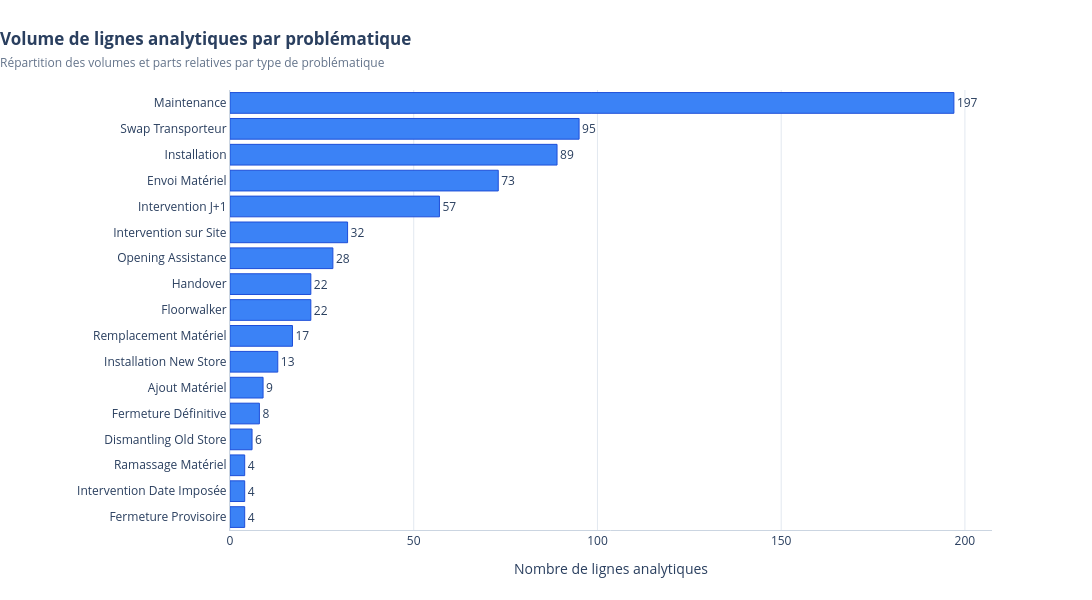

Source (notebook cell):
### Code cell
import plotly.express as px

# 1. Optionnel mais recommandé : trier par ordre croissant pour que la plus grande barre soit en haut
volume_problematiques = volume_problematiques.sort_values("nombre_lignes", ascending=True)

# 2. Création du graphique en barres horizontales
fig_volume_problematiques = px.bar(
    volume_problematiques,
    x="nombre_lignes",
    y="problematique",
    orientation="h",
    text="nombre_lignes",
    title=(
        "<b>Volume de lignes analytiques par problématique</b>"
        "<br><span style='font-size:12px; color:#64748b;'>Répartition des volumes et parts relatives par type de problématique</span>"
    ),
    labels={
        "problematique": "Problématique",
        "nombre_lignes": "Nombre de lignes analytiques"
    },
    hover_data={
        "pourcentage": ":.1f"
    }
)

# 3. Personnalisation avancée des barres et des infobulles
fig_volume_problematiques.update_traces(
    textposition="outside",
    cliponaxis=False,
    marker=dict(
        color="#3b82f6",  # Bleu pro
        line=dict(color="#1d4ed8", width=1) # Contour net pour du relief
    ),
    hovertemplate=(
        "<b>Problématique :</b> %{y}<br>"
        "<b>Nombre de lignes :</b> %{x}<br>"
        "<b>Part du volume :</b> %{customdata[0]:.1f}%"
        "<extra></extra>"
    )
)

# 4. Mise en page aux standards professionnels
fig_volume_problematiques.update_layout(
    template="plotly_white",
    height=max(600, len(volume_problematiques) * 35),
    width=1200,
    title={
        "x": 0.0,
        "xanchor": "left"  # Titre aligné à gauche pour un rendu plus moderne
    },
    xaxis=dict(
        title="Nombre de lignes analytiques",
        rangemode="tozero",
        showgrid=True,
        gridcolor="#e2e8f0", # Grille verticale pour faciliter la lecture
        linecolor="#cbd5e1"
    ),
    yaxis=dict(
        title="",
        categoryorder="array",
        categoryarray=volume_problematiques["problematique"].tolist(),
        showgrid=False,
        linecolor="#cbd5e1"
    ),
    margin=dict(t=90, b=70, l=230, r=100), # Marge gauche large préservée pour les libellés
    showlegend=False
)

fig_volume_problematiques.show()

### Figure 1 — Plotly figure (JSON) as saved in the notebook; plotly's stock layout.template omitted (floating-point values rounded to 4 significant figures)
{"data": [{"cliponaxis": false, "customdata": [[0.6], [0.6], [0.6], [0.9], [1.2], [1.3], [1.9], [2.5], [3.2], [3.2], [4.1], [4.7], [8.4], [10.7], [13.1], [14.0], [29.0]], "hovertemplate": "<b>Problématique :</b> %{y}<br><b>Nombre de lignes :</b> %{x}<br><b>Part du volume :</b> %{customdata[0]:.1f}%<extra></extra>", "legendgroup": "", "marker": {"color": "#3b82f6", "line": {"color": "#1d4ed8", "width": 1}, "pattern": {"shape": ""}}, "name": "", "orientation": "h", "showlegend": false, "text": [4.0, 4.0, 4.0, 6.0, 8.0, 9.0, 13.0, 17.0, 22.0, 22.0, 28.0, 32.0, 57.0, 73.0, 89.0, 95.0, 197.0], "textposition": "outside", "type": "bar", "x": [4, 4, 4, 6, 8, 9, 13, 17, 22, 22, 28, 32, 57, 73, 89, 95, 197], "xaxis": "x", "y": ["Fermeture Provisoire", "Intervention Date Imposée", "Ramassage Matériel", "Dismantling Old Store", "Fermeture Définitive", "Ajout Matériel", "Installation New Store", "Remplacement Matériel", "Floorwalker", "Handover", "Opening Assistance", "Intervention sur Site", "Intervention J+1", "Envoi Matériel", "Installation", "Swap Transporteur", "Maintenance"], "yaxis": "y"}], "layout": {"barmode": "relative", "height": 600, "legend": {"tracegroupgap": 0}, "margin": {"b": 70, "l": 230, "r": 100, "t": 90}, "showlegend": false, "title": {"text": "<b>Volume de lignes analytiques par problématique</b><br><span style='font-size:12px; color:#64748b;'>Répartition des volumes et parts relatives par type de problématique</span>", "x": 0, "xanchor": "left"}, "width": 1200, "xaxis": {"anchor": "y", "domain": [0, 1], "gridcolor": "#e2e8f0", "linecolor": "#cbd5e1", "rangemode": "tozero", "showgrid": true, "title": {"text": "Nombre de lignes analytiques"}}, "yaxis": {"anchor": "x", "categoryarray": ["Fermeture Provisoire", "Intervention Date Imposée", "Ramassage Matériel", "Dismantling Old Store", "Fermeture Définitive", "Ajout Matériel", "Installation New Store", "Remplacement Matériel", "Floorwalker", "Handover", "Opening Assistance", "Intervention sur Site", "Intervention J+1", "Envoi Matériel", "Installation", "Swap Transporteur", "Maintenance"], "categoryorder": "array", "domain": [0, 1], "linecolor": "#cbd5e1", "showgrid": false, "title": {"text": ""}}}}
